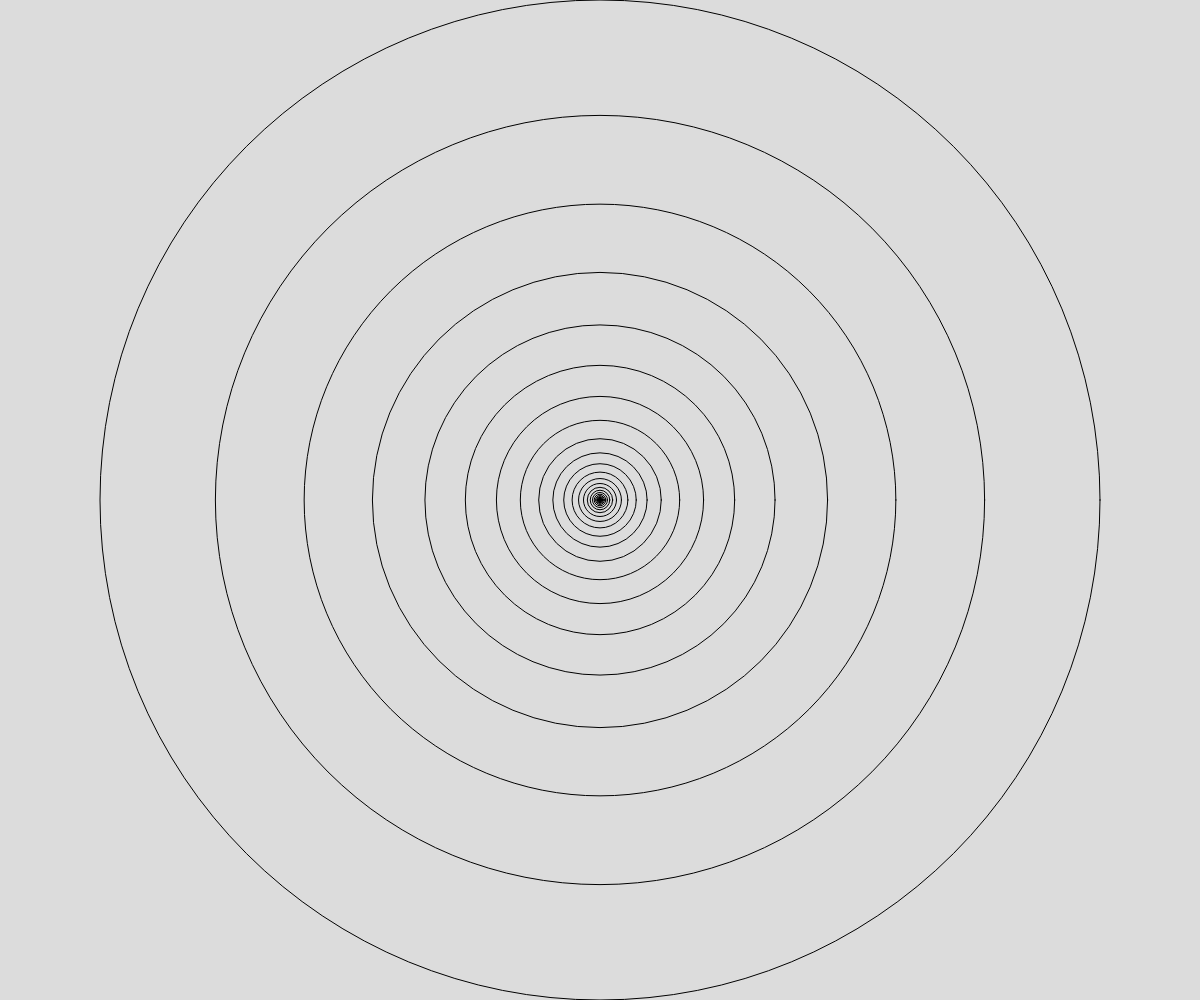
Frame 1 (no input)
Frame 2 (the mouse pressed at the canvas centre, redrawn once): identical to frame 1, image omitted

The p5.js sketch that drew this single still picture (run headless with seeded random() and noise() and a simulated clock; the mouse was pressed at the canvas centre and the sketch redrawn once):

// p5.js sketch
// ── sketch.js
// Project Title
// Your Name
// Date
//
// Extra for Experts:
// - describe what you did to take this project "above and beyond"


function setup() {
  createCanvas(windowWidth, windowHeight);
  ellipseMode(CENTER);
  noLoop();
  noFill();
}

function draw() {
  //randomSeed(878);
  background(220);
  //fill(random(255),random(255),random(255));
  circles(width/2, height/2, height);
}

function circles(x, y, d){
  if (d > 1){
    ellipse(x,y,d,d);
    circles(x,y,d/1.3);
  }
}
